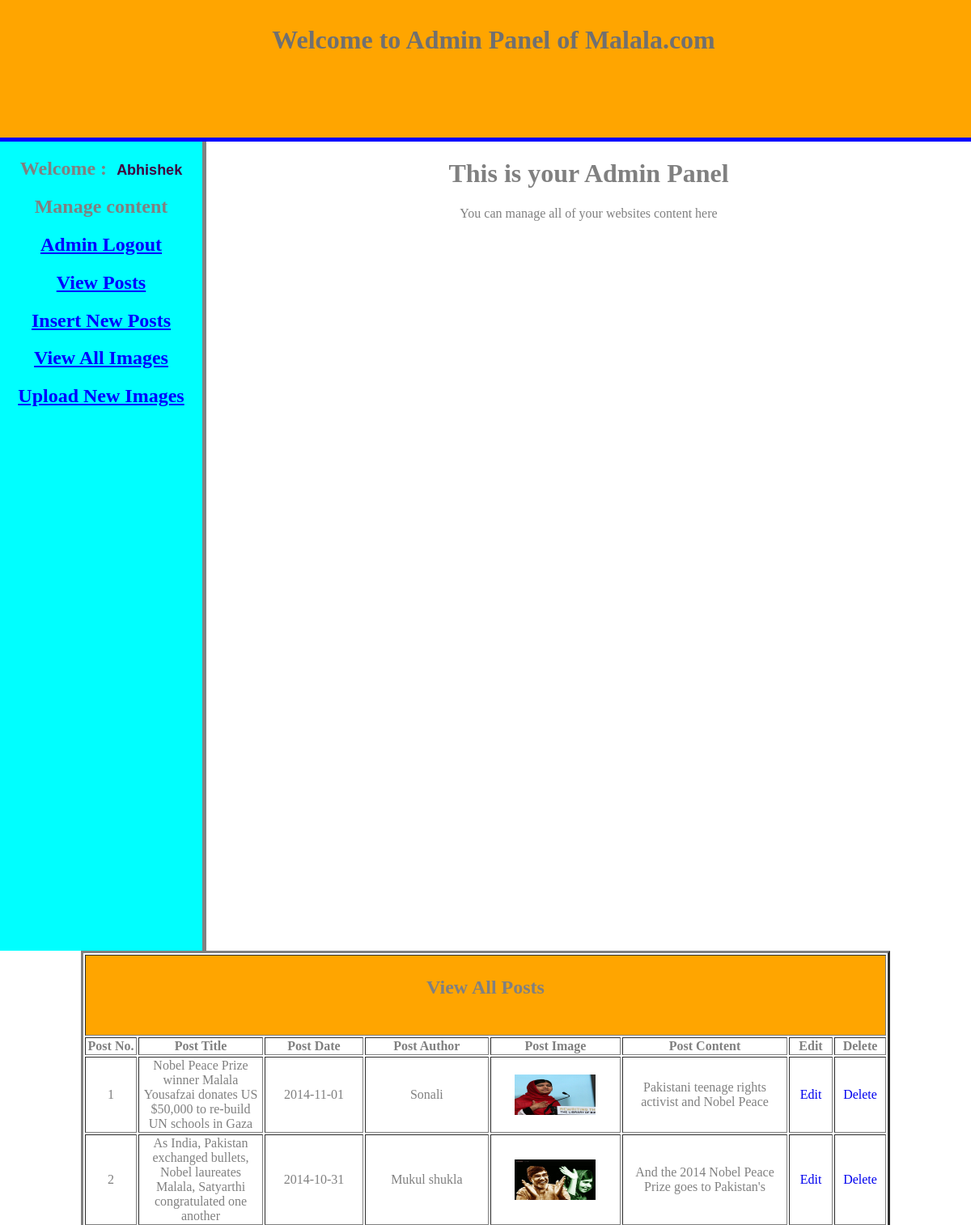
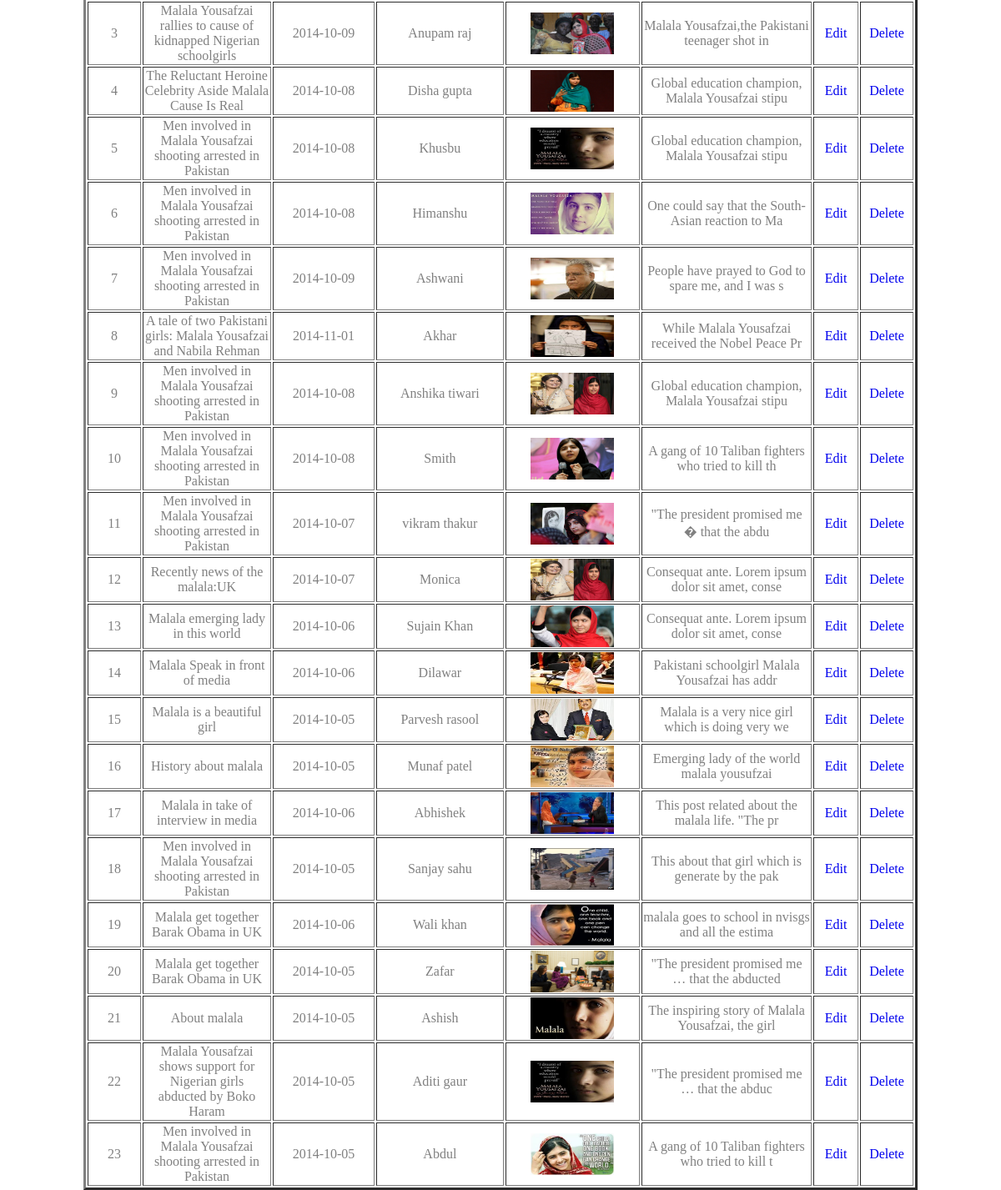
Page /Admin/index.php?view=view (signed in) on the committed database (2 pictures, top to bottom).
### tables this page shows
CREATE TABLE IF NOT EXISTS `posts` (
  `post_id` int(10) NOT NULL AUTO_INCREMENT,
  `post_title` text NOT NULL,
  `post_date` date NOT NULL,
  `post_author` varchar(100) NOT NULL,
  `post_image` varchar(100) NOT NULL,
  `post_content` longtext NOT NULL,
  PRIMARY KEY (`post_id`)
);

### Admin/index.php (the view, shortened to what this page needs)
<?php
if(!isset($_SESSION['user_name']))
{
	header("location:login.php");
}
else{
?>
<html >
<head>
<link href="css/admin_style.css" rel="stylesheet" />
</head>
<body>
<header>
<h1><a style="text-decoration:none; color:#707070;" href="index.php">Welcome to Admin Panel of Malala.com</a></h1>
</header>
<aside>
<h1>Welcome :&nbsp;&nbsp;<font color="#400040" face="Verdana, Geneva, sans-serif" size="+1"><?php echo $_SESSION['user_name']; ?></font></h1>
<h2>Manage content</h2>
<h2><a href="logout.php">Admin Logout</a></h2>
<h2><a href="index.php?view=view">View Posts</a></h2>
<h2><a href="index.php?insert=insert">Insert New Posts</a></h2>
<h2><a href="index.php?Image=upload">View All Images</a></h2>
<h2><a href="index.php?image=upload">Upload New Images</a></h2>
</aside>
<center><h1>This is your Admin Panel</h1>
<p>You can manage all of your websites content here </p></center>
<?php if(isset($_GET['view'])) { ?>
<table width="1000" align="center" border="3">
<tr><td align="center" colspan="9" height="100px;" bgcolor="orange"><h2>View All Posts</h2></td></tr>
<tr>
<th>Post No.</th>
<th>Post Title</th>
<th>Post Date</th>
<th>Post Author</th>
<th>Post Image</th>
<th>Post Content</th>
<th width="50">Edit</th>
<th width="60">Delete</th>
</tr>
<?php
  if(isset($_GET['view']))
  {
  $query = "select * from posts order by 1 DESC";
  $run = mysql_query($query);
  $i=1;
  while($row=mysql_fetch_array($run))
  {
	  $id=$row['post_id'];
	  $title=$row['post_title'];
	  $date=$row['post_date'];
	  $image=$row['post_image'];
	  $author=$row['post_author'];
	  $content=substr($row['post_content'],0,50);
?>
<tr align="center">
<td width="60"><?php echo $i;$i++; ?></td>
<td width="150"><?php echo $title; ?></td>
<td><?php echo $date; ?></td>
<td><?php echo $author; ?></td>
<td> <img src="../images/<?php echo $image; ?>" width="100px;" height="50"/></td>
<td width="200"><?php echo $content; ?></td>
<td><a style="text-decoration:none;" href="edit.php?edit= <?php echo $id;?>">Edit</a></td>
<td><a style="text-decoration:none;"  href="delete.php?deleted=<?php echo $id;?>">Delete</a></td>
	</tr>
 <?php }}}?>
 </table>
</body>
</html>
<?php }?>

### Admin/css/admin_style.css (style rules this page uses)
body { color:gray; padding:0; margin:0; }
header { width:100%; height:150px; background:orange; text-align: center; padding:10px; border-bottom:5px solid blue; }
aside { float:left; background:aqua; width:250px; height:1000px; border-right:5px solid gray; text-align:center; }
aside a:link,a:visited { color:blue; font-family:"Comic Sans MS", cursive; }

### rows in the picture
posts: post_title "Nobel Peace Prize winner Malala Yousafzai donates US $50,000 to re-build UN schools in Gaza", post_date "2014-11-01", post_author "Sonali", post_image (picture), post_content "Pakistani teenage rights activist and Nobel Peace"
posts: post_title "As India, Pakistan exchanged bullets, Nobel laureates Malala, Satyarthi congratulated one another", post_date "2014-10-31", post_author "Mukul shukla", post_image (picture), post_content "And the 2014 Nobel Peace Prize goes to Pakistan's"
posts: post_title "Malala Yousafzai rallies to cause of kidnapped Nigerian schoolgirls", post_date "2014-10-09", post_author "Anupam raj", post_image (picture), post_content "Malala Yousafzai,the Pakistani teenager shot in"
posts: post_title "The Reluctant Heroine Celebrity Aside Malala Cause Is Real", post_date "2014-10-08", post_author "Disha gupta", post_image (picture), post_content "Global education champion, Malala Yousafzai stipu"
posts: post_title "Men involved in Malala Yousafzai shooting arrested in Pakistan", post_date "2014-10-08", post_author "Khusbu", post_image (picture), post_content "Global education champion, Malala Yousafzai stipu"
posts: post_title "Men involved in Malala Yousafzai shooting arrested in Pakistan", post_date "2014-10-08", post_author "Himanshu", post_image (picture), post_content "One could say that the South-Asian reaction to Ma"
posts: post_title "Men involved in Malala Yousafzai shooting arrested in Pakistan", post_date "2014-10-09", post_author "Ashwani", post_image (picture), post_content "People have prayed to God to spare me, and I was s"
posts: post_title "A tale of two Pakistani girls: Malala Yousafzai and Nabila Rehman", post_date "2014-11-01", post_author "Akhar", post_image (picture), post_content "While Malala Yousafzai received the Nobel Peace Pr"
posts: post_title "Men involved in Malala Yousafzai shooting arrested in Pakistan", post_date "2014-10-08", post_author "Anshika tiwari", post_image (picture), post_content "Global education champion, Malala Yousafzai stipu"
posts: post_title "Men involved in Malala Yousafzai shooting arrested in Pakistan", post_date "2014-10-08", post_author "Smith", post_image (picture), post_content "A gang of 10 Taliban fighters who tried to kill th"
posts: post_title "Men involved in Malala Yousafzai shooting arrested in Pakistan", post_date "2014-10-07", post_author "vikram thakur", post_image (picture), post_content "\"The president promised me � that the abdu"
posts: post_title "Recently news of the malala:UK", post_date "2014-10-07", post_author "Monica", post_image (picture), post_content "Consequat ante. Lorem ipsum dolor sit amet, conse"
posts: post_title "Malala emerging lady in this world", post_date "2014-10-06", post_author "Sujain Khan", post_image (picture), post_content "Consequat ante. Lorem ipsum dolor sit amet, conse"
posts: post_title "Malala Speak in front of media", post_date "2014-10-06", post_author "Dilawar", post_image (picture), post_content "Pakistani schoolgirl Malala Yousafzai has addr"
posts: post_title "Malala is a beautiful girl", post_date "2014-10-05", post_author "Parvesh rasool", post_image (picture), post_content "Malala is a very nice girl which is doing very we"
posts: post_title "History about malala", post_date "2014-10-05", post_author "Munaf patel", post_image (picture), post_content "Emerging lady of the world malala yousufzai"
posts: post_title "Malala in take of interview in media", post_date "2014-10-06", post_author "Abhishek", post_image (picture), post_content "This post related about the malala life. \"The pr"
posts: post_title "Men involved in Malala Yousafzai shooting arrested in Pakistan", post_date "2014-10-05", post_author "Sanjay sahu", post_image (picture), post_content "This about that girl which is generate by the pak"
posts: post_title "Malala get together Barak Obama in UK", post_date "2014-10-06", post_author "Wali khan", post_image (picture), post_content "malala goes to school in nvisgs and all the estima"
posts: post_title "Malala get together Barak Obama in UK", post_date "2014-10-05", post_author "Zafar", post_image (picture), post_content "\"The president promised me … that the abducted"
posts: post_title "About malala", post_date "2014-10-05", post_author "Ashish", post_image (picture), post_content "The inspiring story of Malala Yousafzai, the girl"
posts: post_title "Malala Yousafzai shows support for Nigerian girls abducted by Boko Haram", post_date "2014-10-05", post_author "Aditi gaur", post_image (picture), post_content "\"The president promised me … that the abduc"
posts: post_title "Men involved in Malala Yousafzai shooting arrested in Pakistan", post_date "2014-10-05", post_author "Abdul", post_image (picture), post_content "A gang of 10 Taliban fighters who tried to kill t"

### other values in the picture
$_SESSION['user_name'] "Abhishek"
